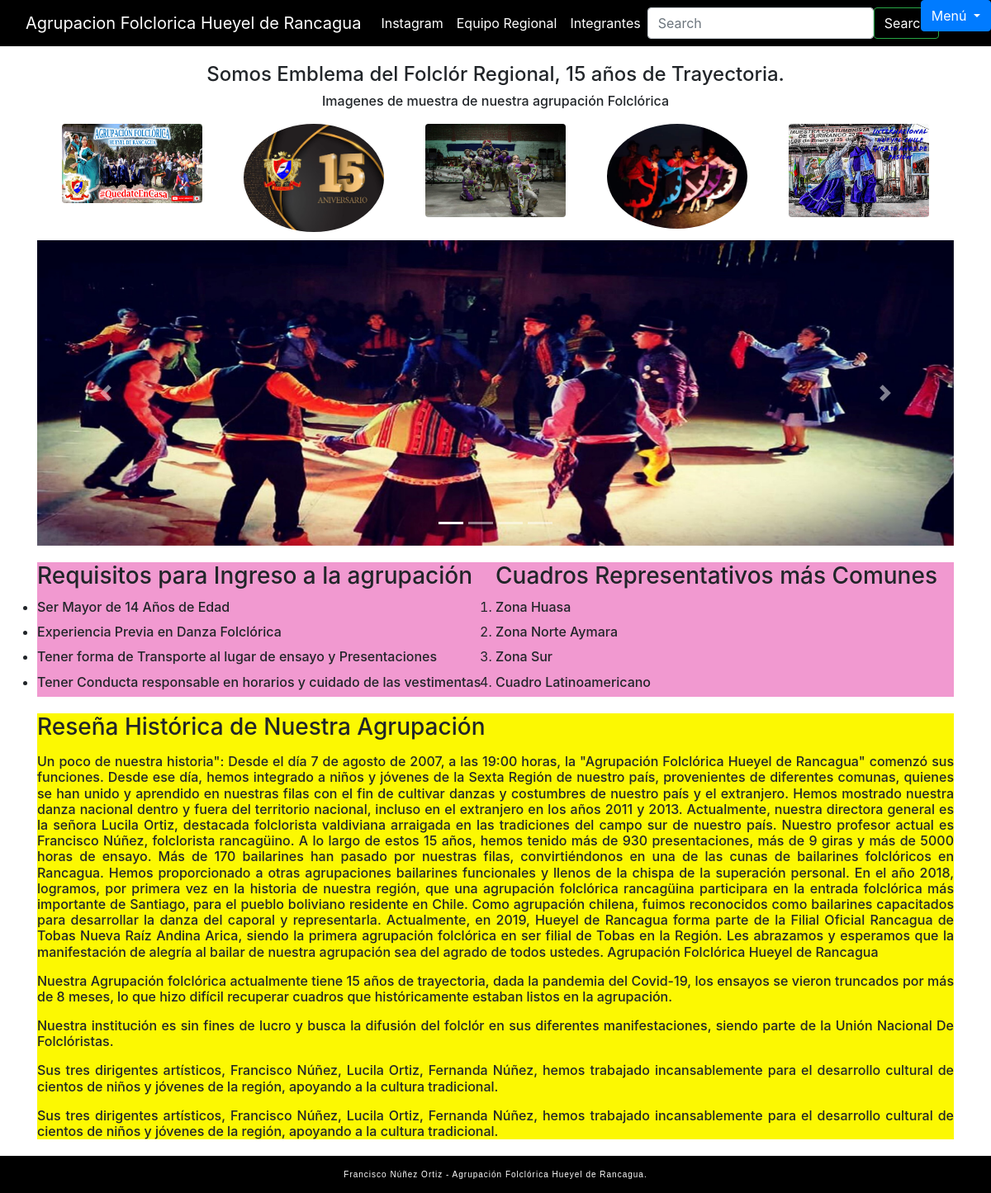
Screenshot of /vista/pagina.php with the database file from the repository.
### tables this page shows
CREATE TABLE `parrafos` (
  `id` int(11) NOT NULL,
  `texto` longtext NOT NULL
);

### vista/pagina.php (the view, shortened to what this page needs)
<!DOCTYPE html>
<html>
<head>
    <link rel="stylesheet" href="https://stackpath.bootstrapcdn.com/bootstrap/4.0.0/css/bootstrap.min.css">
    <link rel="stylesheet" href="styles.css">
</head>
<body>
    <nav class="navbar navbar-expand-lg" id="myNavbar">
        <div class="container-fluid">
          <a class="navbar-brand" href="#">Agrupacion Folclorica Hueyel de Rancagua</a>
          <div class="collapse navbar-collapse" id="navbarSupportedContent">
            <ul class="navbar-nav me-auto mb-2 mb-lg-0">
              <li class="nav-item">
                <a class="nav-link active" aria-current="page" href="https://www.instagram.com/agrupacionhueyel_/">Instagram</a>
              </li>
              <li class="nav-item">
                <a class="nav-link" href="#">Equipo Regional</a>
              </li>
              <li class="nav-item dropdown">
                <button class="btn btn-primary dropdown-toggle" type="button" data-toggle="dropdown">Menú
                </button>
              </li>
              <li class="nav-item">
                <a class="nav-link disabled">Integrantes</a>
              </li>
            </ul>
            <form class="d-flex" role="search">
              <input class="form-control me-2" type="search" placeholder="Search" aria-label="Search">
              <button class="btn btn-outline-success" type="submit">Search</button>
            </form>
          </div>
        </div>
    </nav>
    <div class="container">
        <div style="text-align: center;"><h4> Somos Emblema del Folclór Regional, 15 años de Trayectoria.</h4></div>
        <div style="text-align: center;"><h6> Imagenes de muestra de nuestra agrupación Folclórica</h6></div>
        <?php
        $imagen1 = "imagenes/imagen3.jpg";
        $imagen2 = "imagenes/imagen1.jpg";
        $imagen3 = "imagenes/imagen4.jpg";
        $imagen4 = "imagenes/imagen2.jpg";
        $imagen5 = "imagenes/imagen5.jpg";
        ?>
        <div class="row">
            <div class="col">
                <img src="<?php echo $imagen3; ?>" alt="Imagen 3" class="rounded">
            </div>
            <div class="col">
                <img src="<?php echo $imagen1; ?>" alt="Imagen 1" class="rounded-circle">
            </div>
            <div class="col">
                <img src="<?php echo $imagen4; ?>" alt="Imagen 4" class="rounded">
            </div>
            <div class="col">
                <img src="<?php echo $imagen2; ?>" alt="Imagen 2" class="rounded-circle">
            </div>
            <div class="col">
                <img src="<?php echo $imagen5; ?>" alt="Imagen 5" class="rounded">
            </div>
        </div>
        <div id="myCarousel" class="carousel slide" data-ride="carousel">
            <ol class="carousel-indicators">
                <li data-target="#myCarousel" data-slide-to="0" class="active"></li>
                <li data-target="#myCarousel" data-slide-to="1"></li>
                <li data-target="#myCarousel" data-slide-to="2"></li>
                <li data-target="#myCarousel" data-slide-to="3"></li>
            </ol>
            <div class="carousel-inner">
                <div class="carousel-item active">
                    <img src="imagenes/carrusel1.jpg" alt="Cuadro Norte Aymara">
                </div>
            </div>
            <a class="carousel-control-prev" href="#myCarousel" role="button" data-slide="prev">
                <span class="carousel-control-prev-icon" aria-hidden="true"></span>
            </a>
            <a class="carousel-control-next" href="#myCarousel" role="button" data-slide="next">
                <span class="carousel-control-next-icon" aria-hidden="true"></span>
            </a>
        </div>
        <div class="Listas">
            <ul><h3>Requisitos para Ingreso a la agrupación</h3>
                <li><h6>Ser Mayor de 14 Años de Edad</h6></li>
                <li><h6>Experiencia Previa en Danza Folclórica</h6></li>
                <li><h6>Tener forma de Transporte al lugar de ensayo y Presentaciones</h6></li>
                <li><h6>Tener Conducta responsable en horarios y cuidado de las vestimentas</h6></li>
            </ul>
            <ol>
                <h3>Cuadros Representativos más Comunes</h3>
                <li><h6>Zona Huasa</h6></li>
                <li><h6>Zona Norte Aymara</h6></li>
                <li><h6>Zona Sur</h6></li>
                <li><h6>Cuadro Latinoamericano</h6></li>
            </ol>
        </div>
        <div class="Reseñahueyel">
            <h3> Reseña Histórica de Nuestra Agrupación</h3>
            <?php
            $servername = "localhost";
            $username = "Francisco1234";
            $password = "1234";
            $dbname = "validar";
            $conn = new mysqli($servername, $username, $password, $dbname);
            $sql = "SELECT texto FROM parrafos";
            $result = $conn->query($sql);
            if ($result->num_rows > 0) {
                while ($row = $result->fetch_assoc()) {
                    echo "<p><h6>" . $row["texto"] . "</h6></p>";
                }
            } else {
                echo "No se encontraron párrafos.";
            }
            ?>
        </div>
    </div>
    <footer>
        <h7> Francisco Núñez Ortiz - Agrupación Folclórica Hueyel de Rancagua. </h7>
    </footer>
</body>
</html>

### vista/styles.css (style rules this page uses)
#myNavbar { background-color: black; }
#myNavbar, #myNavbar .navbar-brand, #myNavbar .nav-link, #myNavbar .dropdown-toggle, #myNavbar .btn { color: white; }
.form-control { color: black; }
footer { background-color: black; color: #ffffff; text-align: center; padding: 15px; font-family: Arial, sans-serif; font-size: 10px; letter-spacing: 1px; line-height: 1.5; margin-top: 20px; }
.row { display: flex; flex-wrap: wrap; justify-content: center; }
.col { flex: 0 0 200px; margin: 10px; }
img { width: 100%; height: auto; }
.carousel-item img { width: 100%; height: auto; }
.carousel { margin-bottom: 20px; }
.container { position: relative; }
.dropdown { position: absolute; top: 0; right: 0; }
nav { margin-block-end: 20px; }
.Listas { display: flex; }
.Listas ul, .Listas ol { flex: 1; padding: 0; margin: 0; }
.Listas { background-color: rgb(241, 153, 208); }
.Reseñahueyel { text-align: justify; background-color: rgb(252, 248, 2); margin-top: 20px; }

### rows the page displays
parrafos: texto "Un poco de nuestra historia\": Desde el día 7 de agosto de 2007, a las 19:00 horas, la \"Agrupación Folclórica Hueyel de Rancagua\" comenzó sus funciones. Desde ese día, hemos integrado a niños y jóvenes de la Sexta Región de nuestro país, provenientes de diferentes comunas, quienes se han unido y aprendido en nuestras filas con el fin de cultivar danzas y costumbres de nuestro país y el extranjero. Hemos mostrado nuestra danza nacional dentro y fuera del territorio nacional, incluso en el extranjero en los años 2011 y 2013. Actualmente, nuestra directora general es la señora Lucila Ortiz, destacada folclorista valdiviana arraigada en las tradiciones del campo sur de nuestro país. Nuestro…"
parrafos: texto "Nuestra Agrupación folclórica actualmente tiene 15 años de trayectoria, dada la pandemia del Covid-19, los ensayos se vieron truncados por más de 8 meses, lo que hizo difícil recuperar cuadros que históricamente estaban listos en la agrupación."
parrafos: texto "Nuestra institución es sin fines de lucro y busca la difusión del folclór en sus diferentes manifestaciones, siendo parte de la Unión Nacional De Folclóristas."
parrafos: texto "Sus tres dirigentes artísticos, Francisco Núñez, Lucila Ortiz, Fernanda Núñez, hemos trabajado incansablemente para el desarrollo cultural de cientos de niños y jóvenes de la región, apoyando a la cultura tradicional."
parrafos: texto "Sus tres dirigentes artísticos, Francisco Núñez, Lucila Ortiz, Fernanda Núñez, hemos trabajado incansablemente para el desarrollo cultural de cientos de niños y jóvenes de la región, apoyando a la cultura tradicional."
